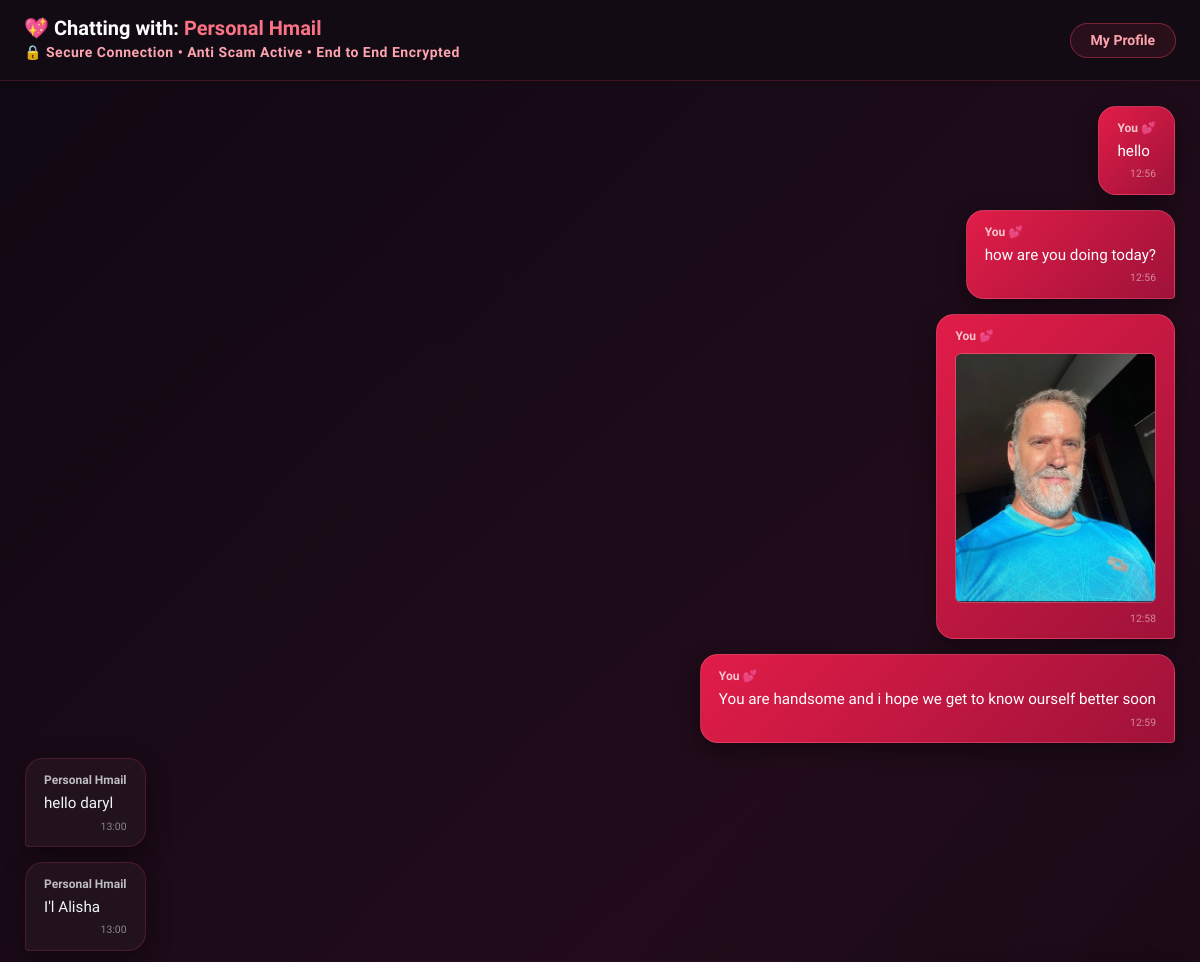
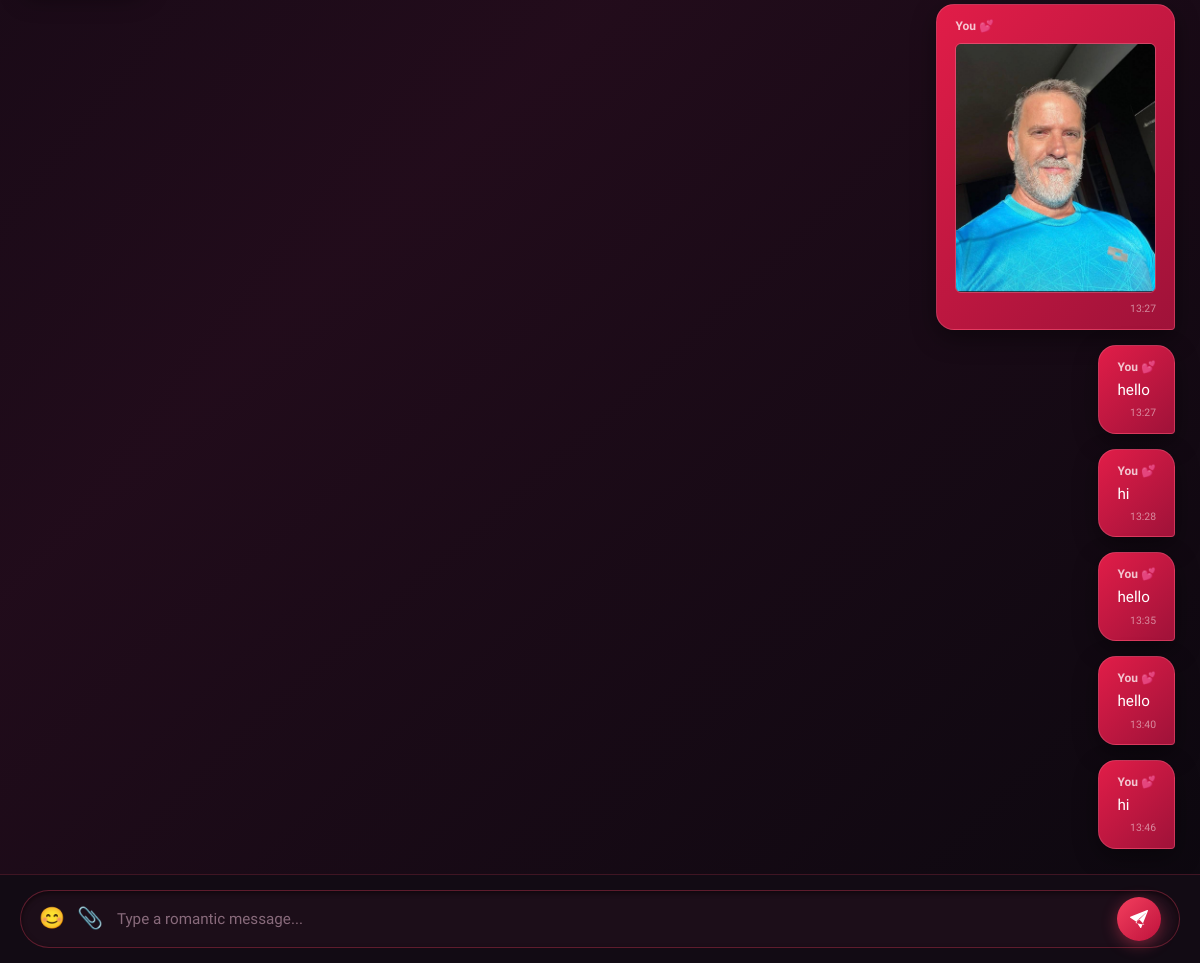
The app's page /chat/1/ (signed in) with its own data (2 pictures, top to bottom).
### main/models.py (models this page shows, shortened)
class MatchProfile(models.Model):
    full_name = models.CharField(max_length=100)
    email = models.EmailField(unique=True)
    password = models.CharField(max_length=128)  # Secure password field
    age = models.IntegerField()
    phone = models.CharField(max_length=30)
    gender = models.CharField(
        max_length=20,
        choices=[('Male', 'Male'), ('Female', 'Female')],
        default='Male',
    )
    seeking = models.CharField(
        max_length=20,
        choices=[
            ('Female', 'Female (Seeking Women)'),
            ('Male', 'Male (Seeking Men)'),
        ],
        default='Female',
    )
    country = models.CharField(max_length=100)
    occupation = models.CharField(max_length=100)
    bio = models.TextField()
    profile_image = models.ImageField(
        upload_to='profiles/', blank=True, null=True
    )
    registration_ip = models.GenericIPAddressField(blank=True, null=True)
    last_login_ip = models.GenericIPAddressField(blank=True, null=True)
    is_verified = models.BooleanField(default=False)
    verification_code = models.CharField(max_length=6, blank=True, null=True)
    reset_password_code = models.CharField(max_length=6, blank=True, null=True)
    match_pin = models.CharField(max_length=6, unique=True, blank=True, null=True)
    is_locked = models.BooleanField(default=False)
    lock_reason = models.CharField(max_length=255, blank=True, null=True)
    q1_relationship_goal = models.TextField(blank=True, null=True)
    q2_core_values = models.TextField(blank=True, null=True)
    q3_dealbreakers = models.TextField(blank=True, null=True)
    q4_love_language = models.TextField(blank=True, null=True)
    q5_lifestyle_habits = models.TextField(blank=True, null=True)
    q6_conflict_resolution = models.TextField(blank=True, null=True)
    q7_future_vision = models.TextField(blank=True, null=True)
    q8_partner_personality = models.TextField(blank=True, null=True)
    q9_communication_preference = models.TextField(blank=True, null=True)
    status = models.CharField(max_length=50, default='Pending Interview')
    created_at = models.DateTimeField(auto_now_add=True)

class ChatMessage(models.Model):
    connection = models.ForeignKey(MatchConnection, on_delete=models.CASCADE)
    sender = models.ForeignKey(MatchProfile, on_delete=models.CASCADE)
    message_text = models.TextField(blank=True, null=True)
    image = models.ImageField(upload_to='chat_images/', blank=True, null=True)
    sent_at = models.DateTimeField(auto_now_add=True)

### main/views.py (the view, shortened to what this page needs)
# urls.py: path('chat/<int:connection_id>/', views.chat_room_view, name='chat_room'),
def chat_room_view(request, connection_id):
    user_id = request.session.get('user_id')
    if not user_id:
        return redirect('home')
    profile = get_object_or_404(MatchProfile, id=user_id)
    if profile.is_locked:
        return redirect('logout')
    connection = get_object_or_404(MatchConnection, id=connection_id)
    if connection.user1 != profile and connection.user2 != profile:
        return redirect('portal')
    partner = connection.user2 if connection.user1 == profile else connection.user1
    messages_list = ChatMessage.objects.filter(connection=connection).order_by('sent_at')
    return render(request, 'main/chat_room.html', {
        'profile': profile,
        'partner': partner,
        'connection': connection,
        'messages_list': messages_list
    })

### main/templates/main/chat_room.html (shortened to what this page needs)
<!DOCTYPE html>
<html lang="en">
<head>
    <link href="https://cdn.jsdelivr.net/npm/bootstrap@5.3.0/dist/css/bootstrap.min.css" rel="stylesheet">
</head>
<body>
    <div class="glass-header px-4 py-3 d-flex justify-content-between align-items-center shadow-sm">
        <div>
            <h5 class="mb-0 text-white fw-bold">💖 Chatting with: <span style="color: #fb7185;">{{ partner.full_name }}</span></h5>
            <small class="text-rose fw-semibold" style="color: #fda4af; letter-spacing: 0.5px;">🔒 Secure Connection &bull; Anti Scam Active &bull; End to End Encrypted</small>
        </div>
        <a href="{% url 'portal' %}" class="btn btn-profile btn-sm text-decoration-none">My Profile</a>
    </div>
    <div class="chat-container" id="chatFeed">
        {% for msg in messages_list %}
            <div class="message-bubble {% if msg.sender == profile %}message-outgoing{% else %}message-incoming{% endif %}">
                <div class="small fw-bold mb-1 opacity-75" style="font-size: 0.75rem;">
                    {% if msg.sender == profile %}You 💕{% else %}{{ partner.full_name }}{% endif %}
                </div>
                {% if msg.message_text %}
                    <p class="mb-1" style="font-size: 0.95rem; line-height: 1.4;">{{ msg.message_text }}</p>
                {% endif %}
                {% if msg.image %}
                    <div class="my-2">
                        <img src="{{ msg.image.url }}" alt="Shared Image" class="rounded img-fluid" style="max-height: 250px; object-fit: cover; border: 1px solid rgba(255,255,255,0.2);">
                    </div>
                {% endif %}
                <div class="text-end opacity-50" style="font-size: 0.65rem;">
                    {{ msg.sent_at|time:"H:i" }}
                </div>
            </div>
        {% empty %}
            <div class="text-center text-muted my-auto">
                <p class="mb-1 fs-5 text-light">✨ Your love story begins here.</p>
                <small style="color: #cbd5e1;">Send a sweet message to start chatting with {{ partner.full_name }}!</small>
            </div>
        {% endfor %}
    </div>
    <div class="chat-footer">
        <form method="POST" enctype="multipart/form-data" id="chatForm">
            <div class="chat-input-bar">
                <button type="button" id="emojiBtn" class="btn btn-link text-light p-0 border-0 text-decoration-none" style="font-size: 1.3rem;" title="Insert Emoji">😊</button>
                <label class="file-upload-btn" title="Attach Image">
                    📎
                </label>
                <input type="text" name="message_text" id="messageInput" placeholder="Type a romantic message..." autocomplete="off">
                <button type="submit" class="btn-send" title="Send Message">
                </button>
            </div>
        </form>
    </div>
</body>
</html>

### main/templates/main/chat_room.html (style rules this page uses)
body { background-color: #0c080f; color: #f8fafc; font-family: 'Plus Jakarta Sans', sans-serif; height: 100vh; overflow: hidden; display: flex; flex-direction: column; }
.glass-header { background: rgba(20, 12, 22, 0.95); backdrop-filter: blur(15px); border-bottom: 1px solid rgba(244, 63, 94, 0.2); }
.chat-container { flex: 1; overflow-y: auto; padding: 25px; display: flex; flex-direction: column; gap: 15px; background: linear-gradient(135deg, rgba(15, 8, 18, 0.95) 0%, rgba(35, 12, 28, 0.9) 50%, rgba(12, 8, 15, 0.98) 100%), radial-gradient(circle at 50% 50%, rgba(244, 63, 94, 0.08) 0%, transparent 70%); background-attachment: fixed; scroll-behavior: smooth; }
.message-bubble { max-width: 65%; padding: 12px 18px; border-radius: 18px; position: relative; word-wrap: break-word; box-shadow: 0 8px 25px rgba(0,0,0,0.4); }
.message-incoming { background: rgba(36, 20, 32, 0.85); border: 1px solid rgba(244, 63, 94, 0.2); align-self: flex-start; border-bottom-left-radius: 4px; color: #f1f5f9; }
.message-outgoing { background: linear-gradient(135deg, #e11d48, #9f1239); border: 1px solid rgba(255, 182, 193, 0.2); align-self: flex-end; border-bottom-right-radius: 4px; color: #ffffff; }
.chat-footer { background: rgba(20, 12, 22, 0.95); border-top: 1px solid rgba(244, 63, 94, 0.2); padding: 15px 20px; position: relative; backdrop-filter: blur(10px); }
.chat-input-bar { background: rgba(30, 15, 26, 0.9); border: 1px solid rgba(244, 63, 94, 0.3); border-radius: 50px; display: flex; align-items: center; padding: 6px 18px; gap: 12px; box-shadow: inset 0 2px 5px rgba(0,0,0,0.5); }
.chat-input-bar input[type="text"] { background: transparent; border: none; color: white; outline: none; flex: 1; font-size: 0.95rem; }
.chat-input-bar input::placeholder { color: #886a7b; }
.file-upload-btn { cursor: pointer; color: #cbd5e1; transition: color 0.2s; font-size: 1.3rem; display: flex; align-items: center; margin-bottom: 0; }
.btn-send { background: linear-gradient(135deg, #f43f5e, #be123c); border: none; color: white; border-radius: 50px; width: 44px; height: 44px; display: flex; align-items: center; justify-content: center; transition: all 0.2s; box-shadow: 0 4px 15px rgba(244, 63, 94, 0.4); }
.btn-profile { background: rgba(244, 63, 94, 0.1); border: 1px solid rgba(244, 63, 94, 0.4); color: #fda4af; border-radius: 50px; padding: 6px 20px; font-weight: 600; transition: all 0.3s; }

### records on screen
MatchProfile: full_name "Personal Hmail"
ChatMessage: shows "You 💕", message_text "hello", sent_at "12:56"
ChatMessage: shows "You 💕", message_text "how are you doing today?", sent_at "12:56"
ChatMessage: shows "You 💕", image (picture), sent_at "12:58"
ChatMessage: shows "You 💕", message_text "You are handsome and i hope we get to know ourself better soon", sent_at "12:59"
ChatMessage: message_text "hello daryl", sent_at "13:00"
ChatMessage: message_text "I'l Alisha", sent_at "13:00"
ChatMessage: shows "You 💕", image (picture), sent_at "13:27"
ChatMessage: shows "You 💕", message_text "hello", sent_at "13:27"
ChatMessage: shows "You 💕", message_text "hi", sent_at "13:28"
ChatMessage: shows "You 💕", message_text "hello", sent_at "13:35"
ChatMessage: shows "You 💕", message_text "hello", sent_at "13:40"
ChatMessage: shows "You 💕", message_text "hi", sent_at "13:46"
